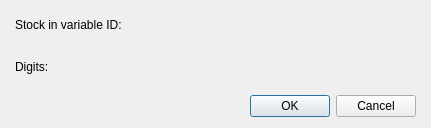
<?xml version="1.0" encoding="UTF-8"?>
<ui version="4.0">
 <class>DialogCommandInputNumber</class>
 <widget class="QDialog" name="DialogCommandInputNumber">
  <property name="geometry">
   <rect>
    <x>0</x>
    <y>0</y>
    <width>431</width>
    <height>128</height>
   </rect>
  </property>
  <property name="windowTitle">
   <string>Input number</string>
  </property>
  <layout class="QGridLayout" name="gridLayout_2">
   <property name="leftMargin">
    <number>15</number>
   </property>
   <property name="topMargin">
    <number>10</number>
   </property>
   <property name="rightMargin">
    <number>15</number>
   </property>
   <property name="bottomMargin">
    <number>10</number>
   </property>
   <item row="0" column="0">
    <layout class="QVBoxLayout" name="verticalLayout" stretch="1,0">
     <property name="spacing">
      <number>15</number>
     </property>
     <item>
      <layout class="QGridLayout" name="gridLayout">
       <item row="0" column="0">
        <widget class="QLabel" name="labelStockInVariableID">
         <property name="text">
          <string>Stock in variable ID:</string>
         </property>
        </widget>
       </item>
       <item row="0" column="1">
        <layout class="QHBoxLayout" name="horizontalLayout">
         <item>
          <widget class="PanelPrimitiveValue" name="panelPrimitiveStockVariableID" native="true">
           <property name="minimumSize">
            <size>
             <width>250</width>
             <height>27</height>
            </size>
           </property>
           <property name="maximumSize">
            <size>
             <width>250</width>
             <height>27</height>
            </size>
           </property>
          </widget>
         </item>
         <item>
          <spacer name="horizontalSpacer">
           <property name="orientation">
            <enum>Qt::Horizontal</enum>
           </property>
           <property name="sizeHint" stdset="0">
            <size>
             <width>40</width>
             <height>18</height>
            </size>
           </property>
          </spacer>
         </item>
        </layout>
       </item>
       <item row="1" column="0">
        <widget class="QLabel" name="labelDigits">
         <property name="text">
          <string>Digits:</string>
         </property>
        </widget>
       </item>
       <item row="1" column="1">
        <layout class="QHBoxLayout" name="horizontalLayout_2">
         <item>
          <widget class="PanelPrimitiveValue" name="panelPrimitiveDigits" native="true">
           <property name="minimumSize">
            <size>
             <width>250</width>
             <height>27</height>
            </size>
           </property>
           <property name="maximumSize">
            <size>
             <width>250</width>
             <height>27</height>
            </size>
           </property>
          </widget>
         </item>
         <item>
          <spacer name="horizontalSpacer_2">
           <property name="orientation">
            <enum>Qt::Horizontal</enum>
           </property>
           <property name="sizeHint" stdset="0">
            <size>
             <width>40</width>
             <height>20</height>
            </size>
           </property>
          </spacer>
         </item>
        </layout>
       </item>
      </layout>
     </item>
     <item>
      <widget class="QDialogButtonBox" name="buttonBox">
       <property name="orientation">
        <enum>Qt::Horizontal</enum>
       </property>
       <property name="standardButtons">
        <set>QDialogButtonBox::Cancel|QDialogButtonBox::Ok</set>
       </property>
      </widget>
     </item>
    </layout>
   </item>
  </layout>
 </widget>
 <customwidgets>
  <customwidget>
   <class>PanelPrimitiveValue</class>
   <extends>QWidget</extends>
   <header>panelprimitivevalue.h</header>
   <container>1</container>
  </customwidget>
 </customwidgets>
 <resources/>
 <connections>
  <connection>
   <sender>buttonBox</sender>
   <signal>accepted()</signal>
   <receiver>DialogCommandInputNumber</receiver>
   <slot>accept()</slot>
   <hints>
    <hint type="sourcelabel">
     <x>248</x>
     <y>254</y>
    </hint>
    <hint type="destinationlabel">
     <x>157</x>
     <y>274</y>
    </hint>
   </hints>
  </connection>
  <connection>
   <sender>buttonBox</sender>
   <signal>rejected()</signal>
   <receiver>DialogCommandInputNumber</receiver>
   <slot>reject()</slot>
   <hints>
    <hint type="sourcelabel">
     <x>316</x>
     <y>260</y>
    </hint>
    <hint type="destinationlabel">
     <x>286</x>
     <y>274</y>
    </hint>
   </hints>
  </connection>
 </connections>
</ui>
